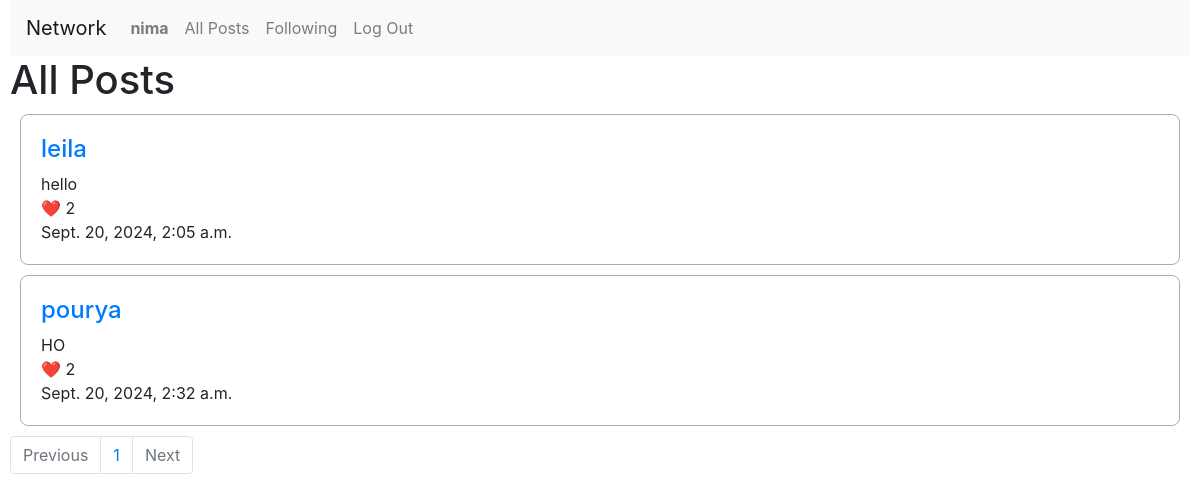
Page /following (signed in) on the committed database.
### network/models.py (models this page shows, shortened)
class User(AbstractUser):
    pass

class Post(models.Model):
    user = models.ForeignKey(User, on_delete=models.CASCADE, related_name='posts')
    content = models.TextField()
    likes = models.ManyToManyField(User,symmetrical=False, blank=True, related_name='like')
    timestamp = models.DateTimeField(auto_now_add=True)

### network/views.py (the view)
# urls.py: path('following', views.following_page, name='following'),
@login_required
def following_page(request):
    user = request.user
    followings = Follow.objects.filter(user=user).values_list('user_to_follow', flat=True)
    posts = Post.objects.filter(user__in=followings)
    paginator = Paginator(posts, 10)
    page_number = request.GET.get('page')
    page_obj = paginator.get_page(page_number)
    return render(request, "network/following.html", {
        'page_obj': page_obj,
    })

### network/templates/network/following.html (shortened to what this page needs)
{% extends "network/layout.html" %}
{% block body %}
<h1>All Posts</h1>
    {% for post in page_obj %}
        <div class='posts'>
            <a href="{% url 'profile' post.user.id %}"><h4> {{ post.user}} </h4></a>
            {{post.content}}
            <br>
            <div id='like-container-{{post.id}}'class='like-container' >
                {% if user.is_authenticated %}
                    {% if user in post.likes.all %}
                        <div id='unlike-{{post.id}}' onclick='unlike({{post.id}})' >❤️ {{post.likes.count}}</div>
                    {% else %}
                        <div id='like-{{post.id}}' onclick='like({{post.id}})' >🤍 {{post.likes.count}} </div>
                    {% endif %}
                {% else %}
                    <div>♡ {{post.likes.count}}</div>
                {% endif %}
            </div>
            {{post.timestamp}}
        </div>
    {%endfor%}
{% endblock %}

### network/templates/network/layout.html (shortened to what this page needs)
{% load static %}
<!DOCTYPE html>
<html lang="en">
    <head>
        <link rel="stylesheet" href="https://stackpath.bootstrapcdn.com/bootstrap/4.4.1/css/bootstrap.min.css">
        <link href="{% static 'network/styles.css' %}" rel="stylesheet">
    </head>
    <body>
        <nav class="navbar navbar-expand-lg navbar-light bg-light">
            <a class="navbar-brand" href="#">Network</a>
            <div>
              <ul class="navbar-nav mr-auto">
                {% if user.is_authenticated %}
                    <li class="nav-item">
                        <a class="nav-link" href="{% url 'profile' user.id %}"><strong>{{ user.username }}</strong></a>
                    </li>
                {% endif %}
                <li class="nav-item">
                  <a class="nav-link" href="{% url 'index' %}">All Posts</a>
                </li>
                {% if user.is_authenticated %}
                    <li class="nav-item">
                        <a class="nav-link" href="{% url 'following'%}">Following</a>
                    </li>
                    <li class="nav-item">
                        <a class="nav-link" href="{% url 'logout' %}">Log Out</a>
                    </li>
                {% endif %}
              </ul>
            </div>
          </nav>
        <div class="body">
            {% block body %}
            {% endblock %}
        </div>
        <div class="pagination">
            <nav aria-label="Page navigation example">
                <ul class="pagination">
                    {% if page_obj.has_previous %}
                        <li class="page-item">
                            <a class="page-link" href="?page={{ page_obj.previous_page_number }}" aria-label="Previous">
                            <span aria-hidden="true">Previous</span>
                            </a>
                        </li>
                    {% else %}
                        <li class="page-item disabled">
                            <span class="page-link">Previous</span>
                        </li>
                    {% endif %}
                    {% for page in page_obj.paginator.page_range %}
                        <li class="page-item"><a class="page-link" href="?page={{ page }}"> {{page}}</a></li>
                    {% endfor %}
                    {% if page_obj.has_next %}
                        <li class="page-item">
                            <a class="page-link" href="?page={{ page_obj.next_page_number }}" aria-label="Next">
                            <span aria-hidden="true">Next</span>
                            </a>
                        </li>
                    {% else %}
                        <li class="page-item disabled">
                            <span class="page-link">Next</span>
                        </li>
                    {% endif %}
                </ul>
            </nav>
        </div>
    </body>
</html>

### network/static/network/styles.css (style rules this page uses)
body, html { margin-left:5px; margin-right:5px; }
.posts { margin: 10px; padding: 20px; border: 1px solid rgba(33, 32, 32, 0.368); border-radius: 8px; }
.like-container { width: 40px; }

### rows in the picture
User: username "nima"
Post: user "leila", content "hello", likes.count "2", timestamp "Sept. 20, 2024, 2:05 a.m."
Post: user "pourya", content "HO", likes.count "2", timestamp "Sept. 20, 2024, 2:32 a.m."

### other values in the picture
{{ page }} "1"
